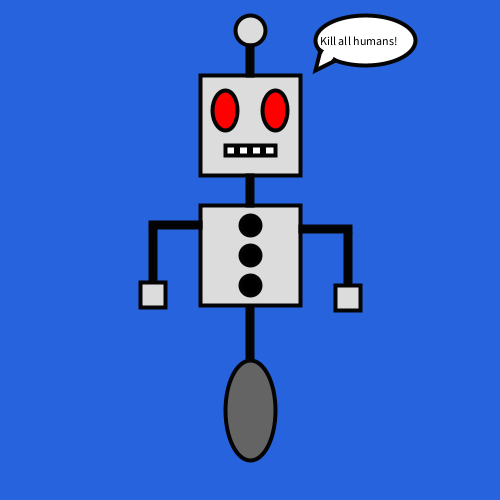
Frame 1 (no input)
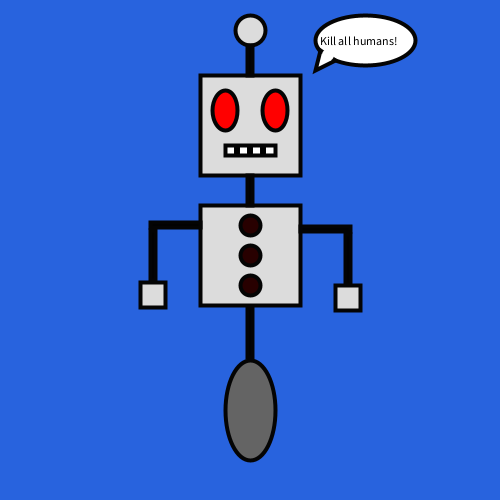
Frame 60 (the mouse pressed at the canvas centre just before this capture)
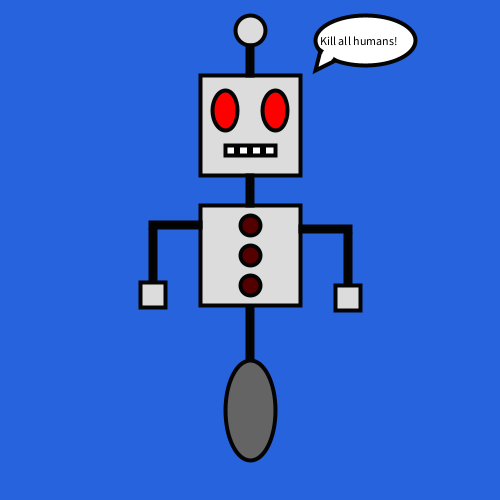
Frame 120 (the mouse held since frame 60 and released just before this capture)

The Processing sketch that drew these frames (run headless with seeded random() and noise(); from frame 60 on, the mouse is pressed at the canvas centre):

// Processing sketch: processing_182830
// ── processing_182830.pde

int x = 250;
int y = 250;
int r = 0;

void setup()
{
  size(500, 500);
}

void draw()
{
  background(40, 99, 222);
  stroke(4);
  rectMode(CENTER);
  strokeWeight(4);
  fill(220);
  rect(x, y - 125, 100, 100);       //head
  rect(x, y + 5, 100, 100);       //torso
  rect(x - 97, y + 45, 25, 25);         //left hand
  rect(x + 98, y + 48, 25, 25);         //right hand
  ellipse(x, y - 220, 30, 30);         //antenna top
  fill(100);
  ellipse(x, y + 160, 50, 100);     //wheel
  fill(0);
  rect(x, y - 60, 5, 30);        //top connection
  rect(x, y + 82, 5, 50);        //bottom connection
  rect(x + 75, y - 21, 50, 5);        //right bicept
  rect(x + 98, y + 9, 5, 50);        //right forearm
  rect(x - 75, y - 25, 50, 5);        //left bicept
  rect(x - 97, y + 5, 5, 50);        //left forearm
  rect(x, y - 190, 5, 30);         //antenna
  fill(255);
  rect(x, y - 100, 50, 10);             //mouth
  fill(255, 0, 0);
  ellipse(x - 25, y - 140, 25, 40);      //left eye
  ellipse(x + 25, y - 140, 25, 40);      //right eye
  fill(r, 0, 0);
  ellipse(x, y - 25, 20, 20);      //top button
  ellipse(x, y + 5, 20, 20);     //middle button
  ellipse(x, y + 35, 20, 20);           //bottom button
  r = r + 5;
  r = r % 255;
  fill(0);
  strokeWeight(1);
  rect(x - 13, y - 99, 5, 7);        //left tooth
  rect(x, y - 99, 5, 7);             //middle tooth
  rect(x +13, y - 99, 5, 7);          //right tooth
  fill(255);
  strokeWeight(4);
  ellipse(x + 115, y - 210, 100, 50);               //text bubble
  triangle(x + 85, y - 190, x + 70, y - 200, x + 65, y - 180);     //text bubble
  noStroke();
  ellipse(x + 78, y - 195, 12, 12);                //text bubble
  fill(0);
  textSize(12);
  text("Kill all humans!", x + 70, y - 205);        //text bubble
}

void keyPressed()
{
  if (key == CODED)
  {
    if (keyCode == UP)
    {
      y = y - 5;
    }
    if (keyCode == DOWN)
    {
      y = y + 5;
    }
    if (keyCode == LEFT)
    {
      x = x - 5;
    }
    if (keyCode == RIGHT)
    {
      x = x + 5;
    }
  }
}
